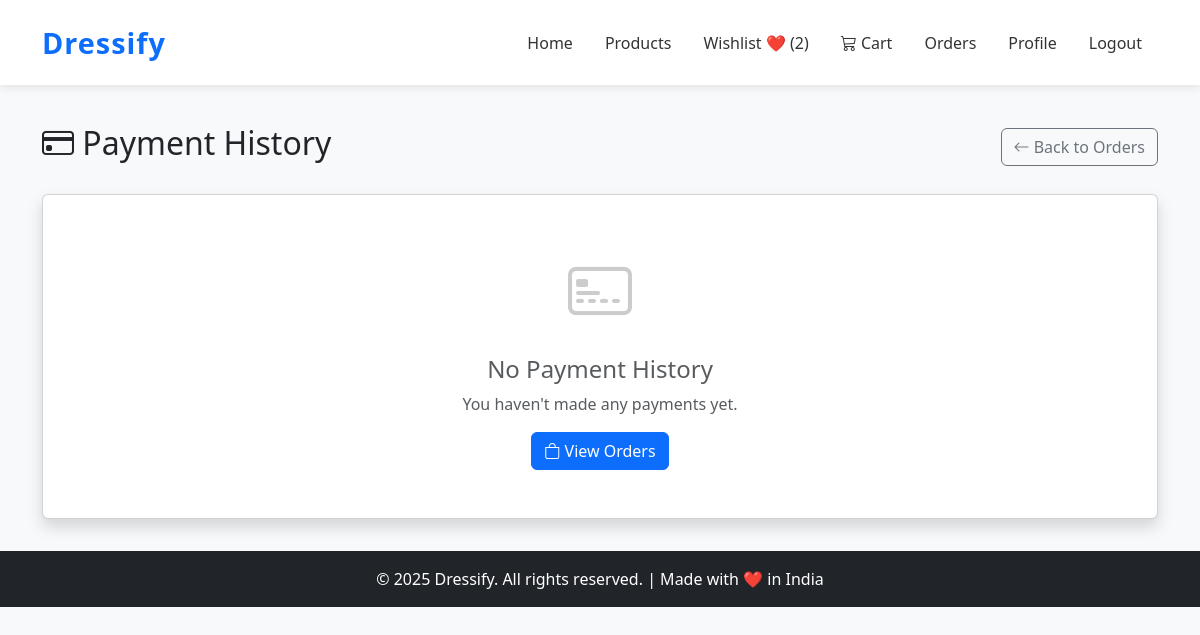
The app's page /orders/payments/ (signed in), older data.
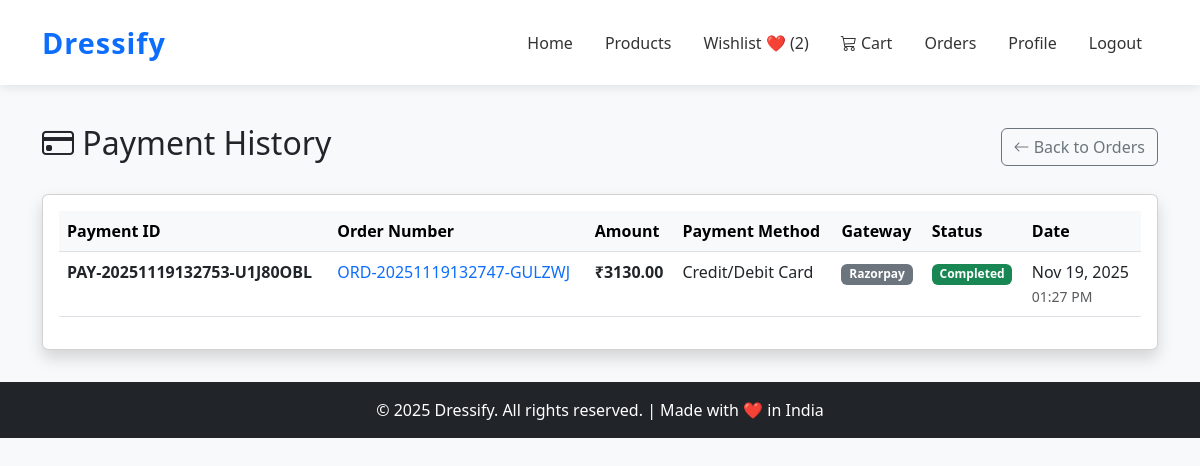
The same page, newer data.
### orders/models.py (models this page shows, shortened)
class Payment(models.Model):
    STATUS_CHOICES = [
        ('pending', 'Pending'),
        ('processing', 'Processing'),
        ('completed', 'Completed'),
        ('failed', 'Failed'),
        ('cancelled', 'Cancelled'),
        ('refunded', 'Refunded'),
    ]
    PAYMENT_GATEWAY_CHOICES = [
        ('razorpay', 'Razorpay'),
        ('stripe', 'Stripe'),
        ('paypal', 'PayPal'),
        ('cod', 'Cash on Delivery'),
        ('manual', 'Manual'),
    ]
    order = models.ForeignKey(Order, on_delete=models.CASCADE, related_name='payments')
    payment_id = models.CharField(max_length=100, unique=True, blank=True, null=True, help_text="Unique payment transaction ID")
    razorpay_order_id = models.CharField(max_length=100, blank=True, null=True, help_text="Razorpay order ID")
    razorpay_payment_id = models.CharField(max_length=100, blank=True, null=True, help_text="Razorpay payment ID")
    razorpay_signature = models.CharField(max_length=255, blank=True, null=True, help_text="Razorpay signature for verification")
    amount = models.DecimalField(max_digits=10, decimal_places=2, validators=[MinValueValidator(Decimal('0.01'))])
    currency = models.CharField(max_length=3, default='INR')
    payment_method = models.CharField(max_length=20, choices=Order.PAYMENT_METHOD_CHOICES)
    payment_gateway = models.CharField(max_length=20, choices=PAYMENT_GATEWAY_CHOICES, default='razorpay')
    status = models.CharField(max_length=20, choices=STATUS_CHOICES, default='pending')
    gateway_response = models.JSONField(default=dict, blank=True, null=True, help_text="Full response from payment gateway")
    failure_reason = models.TextField(blank=True, null=True, help_text="Reason for payment failure if any")
    paid_at = models.DateTimeField(null=True, blank=True, help_text="When payment was successfully completed")
    created_at = models.DateTimeField(auto_now_add=True)
    updated_at = models.DateTimeField(auto_now=True)
    class Meta:
        ordering = ['-created_at']
        indexes = [
            models.Index(fields=['payment_id']),
            models.Index(fields=['order', '-created_at']),
            models.Index(fields=['status']),
            models.Index(fields=['razorpay_order_id']),
        ]
    def get_status_badge_class(self):
        status_classes = {
            'pending': 'warning',
            'processing': 'info',
            'completed': 'success',
            'failed': 'danger',
            'cancelled': 'secondary',
            'refunded': 'secondary',
        }
        return status_classes.get(self.status, 'secondary')

class Order(models.Model):
    STATUS_CHOICES = [
        ('pending', 'Pending'),
        ('processing', 'Processing'),
        ('shipped', 'Shipped'),
        ('delivered', 'Delivered'),
        ('cancelled', 'Cancelled'),
        ('refunded', 'Refunded'),
    ]
    PAYMENT_METHOD_CHOICES = [
        ('cod', 'Cash on Delivery'),
        ('card', 'Credit/Debit Card'),
        ('upi', 'UPI'),
        ('netbanking', 'Net Banking'),
        ('wallet', 'Wallet'),
    ]
    user = models.ForeignKey(User, on_delete=models.CASCADE, related_name='orders')
    order_number = models.CharField(max_length=50, unique=True, editable=False)
    status = models.CharField(max_length=20, choices=STATUS_CHOICES, default='pending')
    subtotal = models.DecimalField(max_digits=10, decimal_places=2, validators=[MinValueValidator(Decimal('0.00'))])
    tax = models.DecimalField(max_digits=10, decimal_places=2, default=Decimal('0.00'), validators=[MinValueValidator(Decimal('0.00'))])
    shipping_cost = models.DecimalField(max_digits=10, decimal_places=2, default=Decimal('0.00'), validators=[MinValueValidator(Decimal('0.00'))])
    total = models.DecimalField(max_digits=10, decimal_places=2, validators=[MinValueValidator(Decimal('0.00'))])
    shipping_address = models.TextField()
    shipping_city = models.CharField(max_length=100)
    shipping_state = models.CharField(max_length=100)
    shipping_zip_code = models.CharField(max_length=20)
    shipping_country = models.CharField(max_length=100, default='India')
    shipping_phone = models.CharField(max_length=15)
    payment_method = models.CharField(max_length=20, choices=PAYMENT_METHOD_CHOICES, default='cod')
    payment_status = models.BooleanField(default=False)
    created_at = models.DateTimeField(auto_now_add=True)
    updated_at = models.DateTimeField(auto_now=True)
    class Meta:
        ordering = ['-created_at']
        indexes = [
            models.Index(fields=['order_number']),
            models.Index(fields=['user', '-created_at']),
            models.Index(fields=['status']),
        ]

### orders/views.py (the view)
# urls.py: path('payments/', views.PaymentHistoryView.as_view(), name='payment_history'),
class PaymentHistoryView(LoginRequiredMixin, View):
    template_name = 'orders/payment_history.html'
    def get(self, request):
        if request.user.is_staff:
            payments = Payment.objects.all().order_by('-created_at')
        else:
            payments = Payment.objects.filter(order__user=request.user).order_by('-created_at')
        paginator = Paginator(payments, 10)
        page_obj = paginator.get_page(request.GET.get('page'))
        return render(request, self.template_name, {
            'payments': page_obj,
            'page_title': 'Payment History'
        })

### orders/templates/orders/payment_history.html (shortened to what this page needs)
{% extends 'base.html' %}
{% load static %}
{% block content %}
<div class="container my-5">
    <div class="row">
        <div class="col-md-12">
            <div class="d-flex justify-content-between align-items-center mb-4">
                <h2><i class="bi bi-credit-card"></i> Payment History</h2>
                <a href="{% url 'orders:list' %}" class="btn btn-outline-secondary">
                    <i class="bi bi-arrow-left"></i> Back to Orders
                </a>
            </div>
            {% if payments %}
            <div class="card shadow">
                <div class="card-body">
                    <div class="table-responsive">
                        <table class="table table-hover">
                            <thead class="table-light">
                                <tr>
                                    <th>Payment ID</th>
                                    <th>Order Number</th>
                                    <th>Amount</th>
                                    <th>Payment Method</th>
                                    <th>Gateway</th>
                                    <th>Status</th>
                                    <th>Date</th>
                                </tr>
                            </thead>
                            <tbody>
                                {% for payment in payments %}
                                <tr>
                                    <td>
                                        <strong>{{ payment.payment_id }}</strong>
                                    </td>
                                    <td>
                                        <a href="{% url 'orders:detail' payment.order.id %}" class="text-decoration-none">
                                            {{ payment.order.order_number }}
                                        </a>
                                    </td>
                                    <td>
                                        <strong>₹{{ payment.amount }}</strong>
                                    </td>
                                    <td>{{ payment.get_payment_method_display }}</td>
                                    <td>
                                        <span class="badge bg-secondary">{{ payment.get_payment_gateway_display }}</span>
                                    </td>
                                    <td>
                                        <span class="badge bg-{{ payment.get_status_badge_class }}">
                                            {{ payment.get_status_display }}
                                        </span>
                                    </td>
                                    <td>
                                        {{ payment.created_at|date:"M d, Y" }}<br>
                                        <small class="text-muted">{{ payment.created_at|date:"h:i A" }}</small>
                                    </td>
                                </tr>
                                {% endfor %}
                            </tbody>
                        </table>
                    </div>
                </div>
            </div>
            {% else %}
            <div class="card shadow">
                <div class="card-body text-center py-5">
                    <i class="bi bi-credit-card-2-front" style="font-size: 4rem; color: #ccc;"></i>
                    <h4 class="mt-3 text-muted">No Payment History</h4>
                    <p class="text-muted">You haven't made any payments yet.</p>
                    <a href="{% url 'orders:list' %}" class="btn btn-primary">
                        <i class="bi bi-bag"></i> View Orders
                    </a>
                </div>
            </div>
            {% endif %}
        </div>
    </div>
</div>
{% endblock %}

### Accounts/templates/base.html (shortened to what this page needs)
{% load static %}
<!DOCTYPE html>
<html lang="en">
<head>
    <link href="https://cdn.jsdelivr.net/npm/bootstrap@5.3.0/dist/css/bootstrap.min.css" rel="stylesheet">
    <link rel="stylesheet" href="https://cdn.jsdelivr.net/npm/bootstrap-icons@1.11.1/font/bootstrap-icons.css">
</head>
<body>
    <nav class="navbar navbar-expand-lg navbar-light">
        <div class="container">
            <a class="navbar-brand" href="{% url 'home' %}">Dressify</a>
            <div class="collapse navbar-collapse" id="navbarNav">
                <ul class="navbar-nav ms-auto align-items-center">
                    <li class="nav-item"><a class="nav-link" href="{% url 'home' %}">Home</a></li>
                    <li class="nav-item"><a class="nav-link" href="{% url 'products:product_list' %}">Products</a></li>
                    <li class="nav-item">
                        <a href="{% url 'wishlist:wishlist' %}" class="nav-link">
                            Wishlist ❤️ ({{ request.user.wishlist_items.count }})
                        </a>
                    </li>
                    <li class="nav-item position-relative">
                        <a class="nav-link" href="{% url 'cart:cart_view' %}">
                            <i class="bi bi-cart3"></i>
                            Cart
                        </a>
                    </li>
                    {% if user.is_authenticated %}
                    <li class="nav-item"><a class="nav-link" href="{% url 'orders:list' %}">Orders</a></li>
                    <li class="nav-item"><a class="nav-link" href="{% url 'profile' %}">Profile</a></li>
                    <li class="nav-item"><a class="nav-link" href="{% url 'logout' %}">Logout</a></li>
                    {% else %}
                    <li class="nav-item"><a class="nav-link" href="{% url 'login' %}">Login</a></li>
                    <li class="nav-item"><a class="nav-link" href="{% url 'register' %}">Register</a></li>
                    {% endif %}
                </ul>
            </div>
        </div>
    </nav>
    {% block content %}{% endblock %}
    <footer>
        <div class="copyright text-center">
            © 2025 Dressify. All rights reserved. | Made with ❤️ in India
        </div>
    </footer>
</body>
</html>

### Accounts/templates/base.html (style rules this page uses)
body { background-color: #f8f9fa; padding-top: 76px; }
.navbar { background-color: #ffffff !important; box-shadow: 0 2px 10px rgba(0, 0, 0, 0.1); padding: 1rem 0; position: fixed; top: 0; left: 0; right: 0; width: 100%; z-index: 1000; }
.navbar-brand { font-weight: bold; color: #0d6efd !important; font-size: 1.8rem; letter-spacing: 1px; transition: color 0.3s ease; }
.navbar-nav .nav-link { color: #333 !important; font-weight: 500; margin: 0 0.5rem; transition: color 0.3s ease; position: relative; }
.navbar-nav .nav-link::after { content: ''; position: absolute; width: 0; height: 2px; bottom: 0; left: 50%; background-color: #0d6efd; transition: all 0.3s ease; transform: translateX(-50%); }
footer { background: #212529; color: white; text-align: center; padding: 1rem 0; margin-top: -1rem; }

Row changes from the older to the newer data that the page shows:
added Payment: payment_id "PAY-20251119132753-U1J80OBL", order.order_number "ORD-20251119132747-GULZWJ", amount "3130.00", payment_method "Credit/Debit Card", payment_gateway "Razorpay", status "Completed", created_at "Nov 19, 2025", created_at "01:27 PM"
Text that changed along with them:
text no longer shown: "No Payment History You haven't made any payments yet. View Orders"
text now shown: "Payment ID Order Number Amount Payment Method Gateway Status Date"
